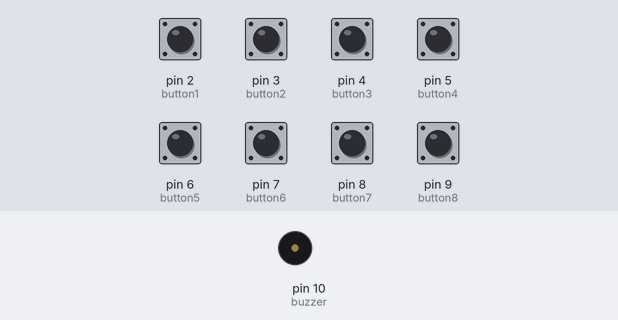
Recording of a sketch running on a simulated Arduino Uno, built with avr-gcc and run on an emulated ATmega328P. Parts: buzzer (waves = sounding). The test bench sets the inputs (shaded band); at power-on: pin 2 (button1), pin 3 (button2), pin 4 (button3), pin 5 (button4), pin 6 (button5), pin 7 (button6), pin 8 (button7), pin 9 (button8) LOW.

Above: at 1.2 s.
1.3 s: pin 2 (button1) pulled HIGH for 0.15 s
At 1.42 s:
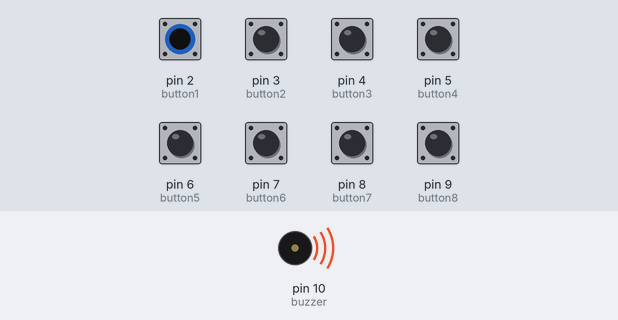
Timing chart, 0 to 4.3 s (numbered marks = the images above; inputs shaded):
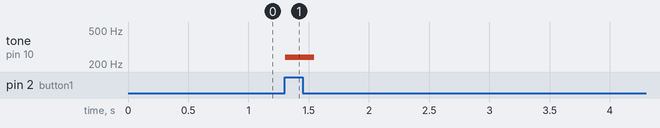

The sketch:

push_button_piano1.ino
```cpp
int button1 = 2;
int button2 = 3;
int button3 = 4;
int button4 = 5;
int button5 = 6;
int button6 = 7;
int button7 = 8;
int button8 = 9;

int buzzer = 10;


void setup()
{
  pinMode(button1, INPUT);
  pinMode(button2, INPUT);
  pinMode(button3, INPUT);
  pinMode(button4, INPUT);
  pinMode(button5, INPUT);
  pinMode(button6, INPUT);
  pinMode(button7, INPUT);
  pinMode(button8, INPUT);
  pinMode(buzzer, OUTPUT);
}

void loop()
{
  int b1State = digitalRead(button1);
  int b2State = digitalRead(button2);
  int b3State = digitalRead(button3);
  int b4State = digitalRead(button4);
  int b5State = digitalRead(button5);
  int b6State = digitalRead(button6);
  int b7State = digitalRead(button7);
  int b8State = digitalRead(button8);


  if(b1State == 1) {
    tone(buzzer,240,100);
  }  if(b2State == 1) {
    tone(buzzer,270,105);
  }  if(b3State == 1) {
    tone(buzzer,300,110);
  }  if(b4State == 1) {
    tone(buzzer,337.5,115);
  }  if(b5State == 1) {
    tone(buzzer,360,120);
  }  if(b6State == 1) {
    tone(buzzer,400,125);
  }  if(b7State == 1) {
    tone(buzzer,450,130);
  }  if(b8State == 1) {
    tone(buzzer,480,200);
  }


  delay(10);
}
```

Measured:
- after the input at 1.3 s, tone on pin 10 (buzzer): silent → 240 Hz at once, → silent 0.24 s later
